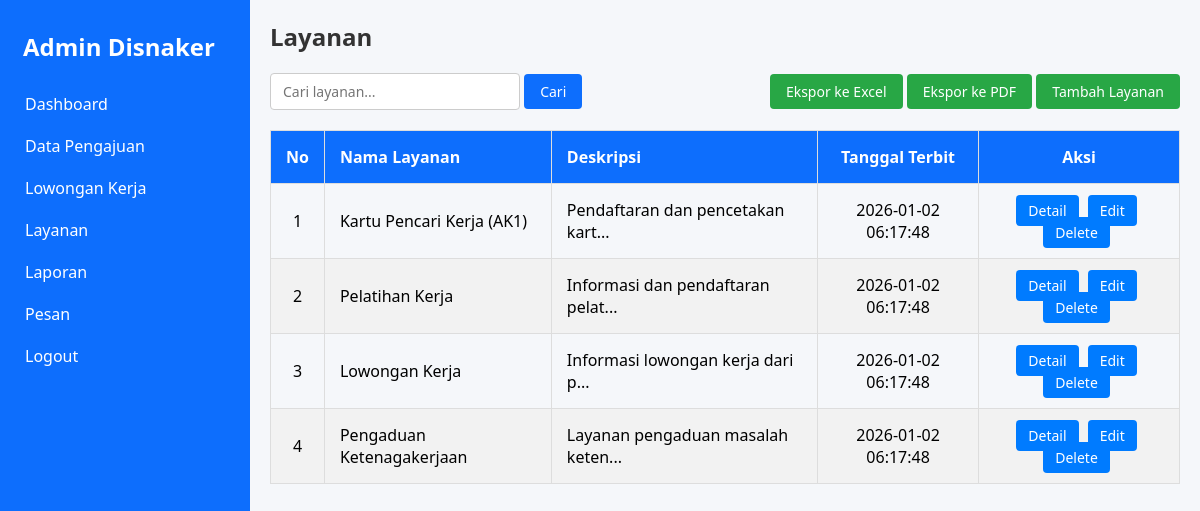
Page /admin/layanan.php (signed in) on the committed database.
### tables this page shows
CREATE TABLE `layanan` (
  `id` int(11) NOT NULL,
  `nama_layanan` varchar(255) NOT NULL,
  `deskripsi` text DEFAULT NULL,
  `created_at` timestamp NOT NULL DEFAULT current_timestamp()
);

### admin/layanan.php (the view, shortened to what this page needs)
<?php
include "../config/koneksi.php";
$search = isset($_GET['search']) ? $_GET['search'] : "";
$query = "SELECT * FROM layanan WHERE nama_layanan LIKE '%$search%'";
$result = mysqli_query($koneksi, $query);
?>
<!DOCTYPE html>
<html lang="id">
<head>
    <link rel="stylesheet" href="../assets/css/admin.css">
</head>
<body>
    <?php include "../includes/sidebar.php"; ?>
    <div class="main-content">
        <section class="dashboard">
            <h2>Layanan</h2>
            <div class="actions">
                <form method="get" action="">
                    <input type="text" name="search" placeholder="Cari layanan..." class="search-input">
                    <button type="submit" class="btn-search">Cari</button>
                </form>
                <div>
                    <button class="btn-export" onclick="exportData('excel')">Ekspor ke Excel</button>
                    <button class="btn-export" onclick="exportData('pdf')">Ekspor ke PDF</button>
                    <a href="tambah_layanan.php" class="btn-export" style="text-decoration: none;">Tambah Layanan</a>
                </div>
            </div>
            <div class="lowongan-tabel">
                <table>
                    <thead>
                        <tr>
                            <th style="text-align: center;">No</th>
                            <th>Nama Layanan</th>
                            <th>Deskripsi</th>
                            <th style="text-align: center;">Tanggal Terbit</th>
                            <th style="text-align: center;">Aksi</th>
                        </tr>
                    </thead>
                    <tbody>
                        <?php if (mysqli_num_rows($result) > 0): ?>
                            <?php $no = 1;
                            while ($row = mysqli_fetch_assoc($result)): ?>
                                <tr>
                                    <td style="text-align: center;"><?= $no++; ?></td>
                                    <td><?= $row['nama_layanan']; ?></td>
                                    <td><?= substr($row['deskripsi'], 0, 31); ?>...</td>
                                    <td style="text-align: center;"><?= $row['created_at']; ?></td>
                                    <td style="text-align: center;">
                                        <a href="detail_layanan.php?id=<?= $row['id']; ?>" class="btn-action">Detail</a>
                                        <a href="edit_layanan.php?id=<?= $row['id']; ?>" class="btn-action">Edit</a>
                                        <a href="delete_layanan.php?id=<?= $row['id']; ?>" class="btn-action"
                                            onclick="return confirm('Hapus layanan ini?')">Delete</a>
                                    </td>
                                </tr>
                            <?php endwhile; ?>
                        <?php else: ?>
                            <tr>
                                <td colspan="5" class="empty-data">Tidak ada layanan</td>
                            </tr>
                        <?php endif; ?>
                    </tbody>
                </table>
            </div>
        </section>
    </div>
</body>
</html>

### assets/css/admin.css (style rules this page uses)
* { margin: 0; padding: 0; box-sizing: border-box; font-family: "Segoe UI", Tahoma, Geneva, Verdana, sans-serif; }
.main-content { margin-left: 250px; padding: 20px; background-color: #f5f7fa; height: 100vh; overflow-y: auto; }
.dashboard h2 { color: #333; margin-bottom: 20px; }
.lowongan-tabel { margin-top: 20px; }
.lowongan-tabel table { width: 100%; border-collapse: collapse; margin-top: 20px; }
.lowongan-tabel th, .lowongan-tabel td { padding: 15px; text-align: left; border: 1px solid #ddd; }
.lowongan-tabel th { background-color: #0d6efd; color: white; }
.lowongan-tabel tr:nth-child(even) { background-color: #f2f2f2; }
.actions { display: flex; justify-content: space-between; align-items: center; margin-bottom: 20px; }
.search-input { padding: 8px 12px; width: 250px; border: 1px solid #ccc; border-radius: 4px; font-size: 14px; }
.btn-search { padding: 8px 16px; background-color: #0d6efd; color: #fff; border: none; border-radius: 4px; font-size: 14px; cursor: pointer; transition: background-color 0.3s ease; }
.btn-export { padding: 8px 16px; background-color: #28a745; color: #fff; border: none; border-radius: 4px; font-size: 14px; cursor: pointer; transition: background-color 0.3s ease; }
.btn-action { padding: 6px 12px; background-color: #007bff; color: white; text-decoration: none; border-radius: 4px; font-size: 14px; margin-right: 5px; transition: background-color 0.3s ease; }

### rows in the picture
layanan: nama_layanan "Kartu Pencari Kerja (AK1)", deskripsi "Pendaftaran dan pencetakan kart", created_at "2026-01-02 06:17:48"
layanan: nama_layanan "Pelatihan Kerja", deskripsi "Informasi dan pendaftaran pelat", created_at "2026-01-02 06:17:48"
layanan: nama_layanan "Lowongan Kerja", deskripsi "Informasi lowongan kerja dari p", created_at "2026-01-02 06:17:48"
layanan: nama_layanan "Pengaduan Ketenagakerjaan", deskripsi "Layanan pengaduan masalah keten", created_at "2026-01-02 06:17:48"
